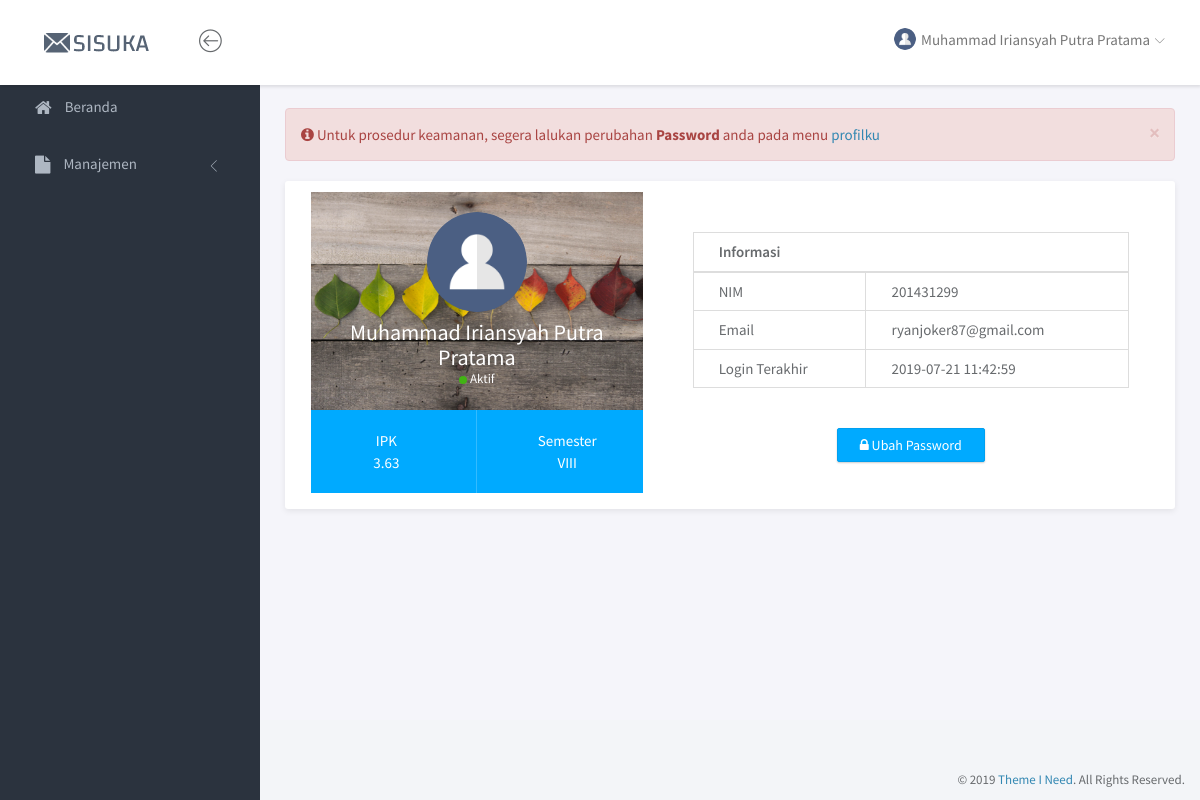
The app's page /index.php?page=profil (signed in), older data.
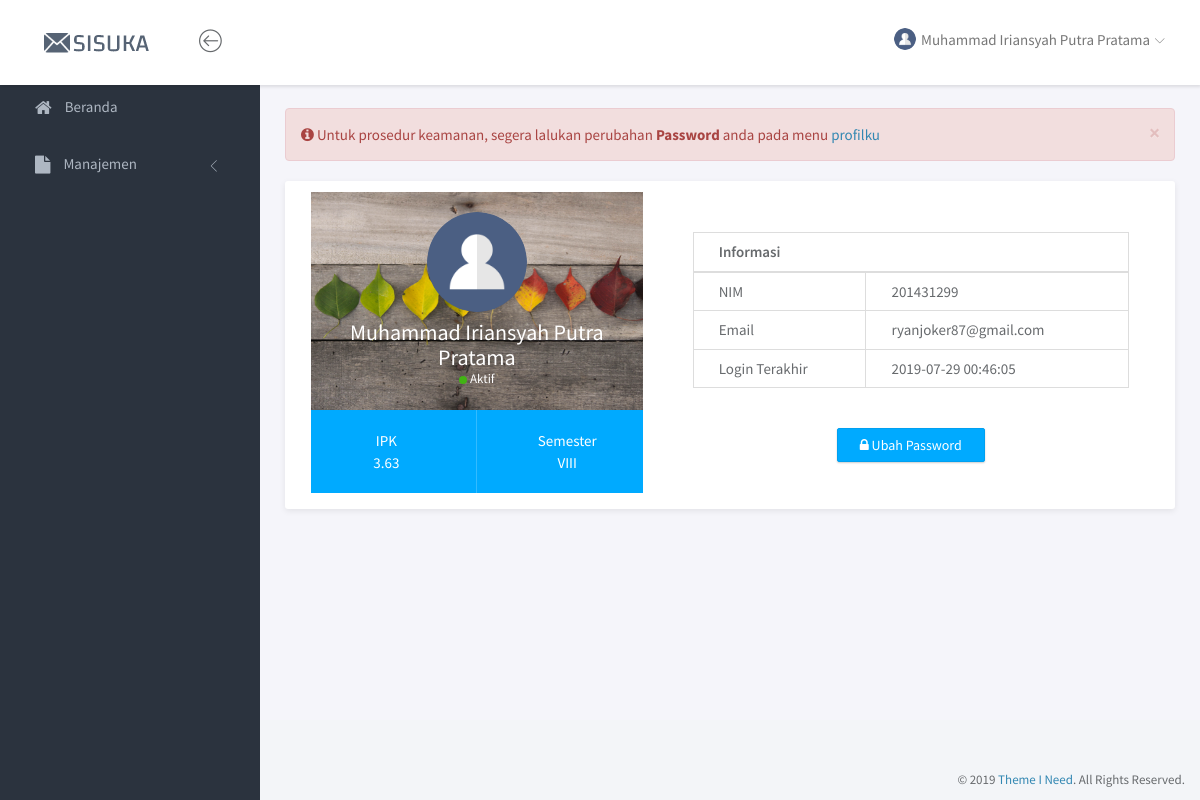
The same page, newer data.
### tables this page shows
CREATE TABLE `tbl_mahasiswa` (
  `nim` varchar(15) NOT NULL,
  `nama_lengkap` varchar(100) NOT NULL,
  `email` varchar(50) NOT NULL,
  `ipk` decimal(3,2) NOT NULL,
  `semester` varchar(5) NOT NULL,
  `password` varchar(10) NOT NULL,
  `terakhir_login` timestamp NULL DEFAULT NULL ON UPDATE CURRENT_TIMESTAMP
);

### page/profil/profil.php (the view, shortened to what this page needs)
<div class="panel panel-headline">
    <div class="panel-body">
        <div class="row">
            <div class="col-md-5">
                <div class="profile-header">
                    <div class="profile-main">
                        <img src="<?= $photo ?>" class="img-circle" width="100" alt="<?= $nama ?>">
                        <h3 class="name"><?= $nama ?></h3>
                        <span class="online-status status-available">Aktif</span>
                    </div>
                    <div class="profile-stat">
                        <div class="row">
                            <div class="col-md-6 stat-item">
                                <span>IPK</span> <?= $datauser['ipk'] ?>
                            </div>
                            <div class="col-md-6 stat-item">
                                <span>Semester</span> <?= $datauser['semester'] ?>
                            </div>
                        </div>
                    </div>
                </div>
            </div>
            <div class="col-md-7">
                <div class="profile-info informasiumum">
                    <table class="table table-bordered">
                        <thead>
                            <tr>
                                <th colspan="2">Informasi</th>
                            </tr>
                        </thead>
                        <tbody>
                            <tr>
                                <td>NIM</td>
                                <td><?= $datauser['nim'] ?></td>
                            </tr>
                            <tr>
                                <td>Email</td>
                                <td><?= $datauser['email'] ?></td>
                            </tr>
                            <tr>
                                <td>Login Terakhir</td>
                                <td><?= $datauser['terakhir_login'] ?></td>
                            </tr>
                        </tbody>
                    </table>
                </div>
                <div id="btneditpassword" class="text-center informasiumum"><button class="btn btn-primary"><i class="fa fa-lock"></i> Ubah Password</button></div>
            </div>
        </div>
    </div>
</div>

### header.php (shortened to what this page needs)
<nav class="navbar navbar-default navbar-fixed-top">
			<div class="brand">
				<a href="index.html"><img src="assets/img/sisuka.png" alt="Klorofil Logo" class="img-responsive logo"></a>
			</div>
			<div class="container-fluid">
				<div class="navbar-btn">
					<button type="button" class="btn-toggle-fullwidth"><i class="lnr lnr-arrow-left-circle"></i></button>
				</div>
				<div id="navbar-menu">
					<ul class="nav navbar-nav navbar-right">
						<li class="dropdown">
							<a href="#" class="dropdown-toggle" data-toggle="dropdown"><img src="<?= $photo ?>" class="img-circle" alt="Avatar"> <span><?= $nama ?></span> <i class="icon-submenu lnr lnr-chevron-down"></i></a>
						</li>
					</ul>
				</div>
			</div>
		</nav>

Row changes from the older to the newer data that the page shows:
changed tbl_mahasiswa "Muhammad Iriansyah Putra Pratama": terakhir_login "2019-07-21 11:42:59" → "2019-07-29 00:46:05"
